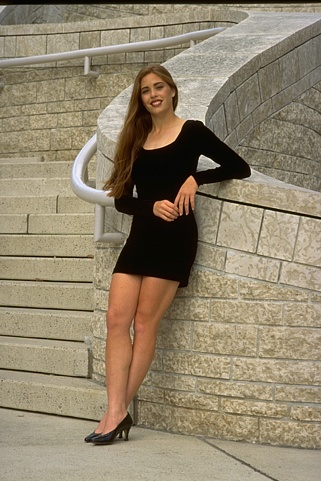
#> input picture images/girl.jpeg, 321 x 481 px, given in place of girl.png, which was not available
$ python project.py
#> lines starting #> are read from the running program, lines starting #| are printed output that depends on the picture; pictures that were not available may be replaced by others from this repository, and a replacement may not be noted
import cv2
import numpy as np
import matplotlib.pyplot as plt
from skimage.metrics import peak_signal_noise_ratio as psnr
from skimage.metrics import structural_similarity as ssim

# Loading the noisy image
image = cv2.imread('F:\computer Vision\images\girl.png', 0)
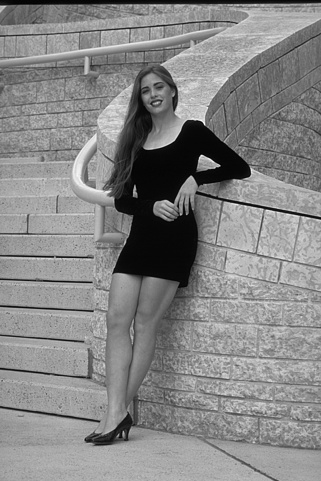
#> image: shape (481, 321); min 0, max 255, mean 133.5

# Display the original noisy image
plt.figure(figsize=(12, 6))
plt.subplot(2, 3, 1)
plt.imshow(image, cmap='gray')
plt.title('Original Noisy Image')

# 1. Spatial Domain Filtering (Median Filter)
median_filtered_image = cv2.medianBlur(image, 5)
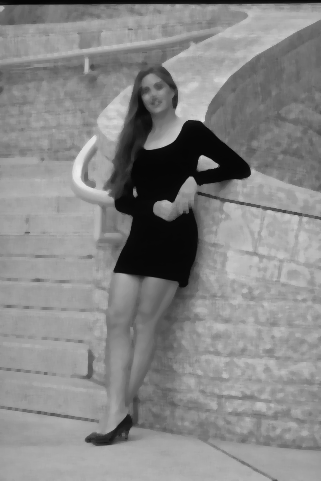
#> median_filtered_image: shape (481, 321); min 4, max 236, mean 134.5

plt.subplot(2, 3, 2)
plt.imshow(median_filtered_image, cmap='gray')
plt.title('Median Filtered (Spatial)')


# 2. Frequency Domain Filtering (Fourier Transform)
# Apply Fourier Transform to the image
dft = cv2.dft(np.float32(image), flags=cv2.DFT_COMPLEX_OUTPUT)
'''
np.fft.fftshift() re-centers the frequency components by:
Moving the low-frequency components to the center of the image.
Moving the high-frequency components to the edges.
'''
dft_shift = np.fft.fftshift(dft)

# Create a mask to filter out high frequencies (i.e., noise)
rows, cols = image.shape
#> rows = 481; cols = 321
crow, ccol = rows // 2, cols // 2
#> crow = 240; ccol = 160
mask = np.zeros((rows, cols, 2), np.uint8)       # 2 represent the complex no. for the real and imagenery part.
r = 30  # Radius of the mask to keep low frequencies
mask[crow-r:crow+r, ccol-r:ccol+r] = 1

# Apply mask and inverse DFT
fshift = dft_shift * mask
f_ishift = np.fft.ifftshift(fshift)
img_back = cv2.idft(f_ishift)
img_back = cv2.magnitude(img_back[:, :, 0], img_back[:, :, 1])
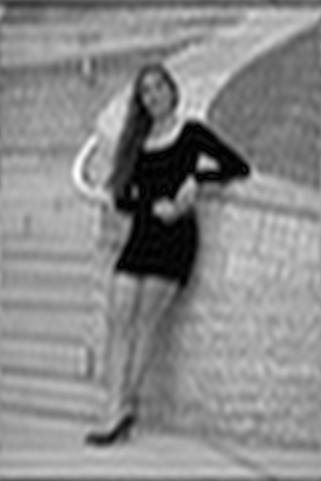
#> img_back: shape (481, 321) float32; min 2995.8, max 38132436, mean 20628608; drawn with min black and max white

# Normalize the result
img_back = cv2.normalize(img_back, None, 0, 255, cv2.NORM_MINMAX)
img_back = np.uint8(img_back)

plt.subplot(2, 3, 3)
plt.imshow(img_back, cmap='gray')
plt.title('Filtered (Frequency Domain)')

# 3. Quantitative Comparison

# Calculate PSNR for both methods
psnr_median = psnr(image, median_filtered_image)
#> psnr_median = 24.04
psnr_frequency = psnr(image, img_back)
#> psnr_frequency = 21.29

# Calculate SSIM for both methods
ssim_median, _ = ssim(image, median_filtered_image, full=True)
#> ssim_median = 0.585
ssim_frequency, _ = ssim(image, img_back, full=True)
#> ssim_frequency = 0.398

# Display the results on the images

# Add PSNR and SSIM on the Median Filter image
plt.subplot(2, 3, 2)
plt.imshow(median_filtered_image, cmap='gray')
plt.title(f'Median Filtered (Spatial)\nPSNR: {psnr_median:.2f}, SSIM: {ssim_median:.4f}')
plt.axis('off')

# Add PSNR and SSIM on the Frequency Filter image
plt.subplot(2, 3, 3)
plt.imshow(img_back, cmap='gray')
plt.title(f'Frequency Domain Filtered\nPSNR: {psnr_frequency:.2f}, SSIM: {ssim_frequency:.4f}')
plt.axis('off')

# 4. Graphical Comparison

# Data for bar plots
labels = ['Median Filter', 'Frequency Filter']
psnr_values = [psnr_median, psnr_frequency]
#> psnr_values = [24.04, 21.29]
ssim_values = [ssim_median, ssim_frequency]
#> ssim_values = [0.585, 0.398]

# Create a new figure for the bar charts
plt.figure(figsize=(10, 5))

# Bar plot for PSNR
plt.subplot(1, 2, 1)
plt.bar(labels, psnr_values, color=['blue', 'green'])
plt.title('PSNR Comparison')
plt.ylabel('PSNR Value')

# Bar plot for SSIM
plt.subplot(1, 2, 2)
plt.bar(labels, ssim_values, color=['blue', 'green'])
plt.title('SSIM Comparison')
plt.ylabel('SSIM Value')

# Display the bar charts
plt.tight_layout()
plt.show()
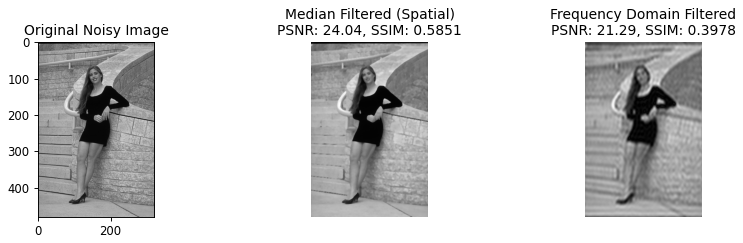
#> figure drawn by matplotlib, 3 panels
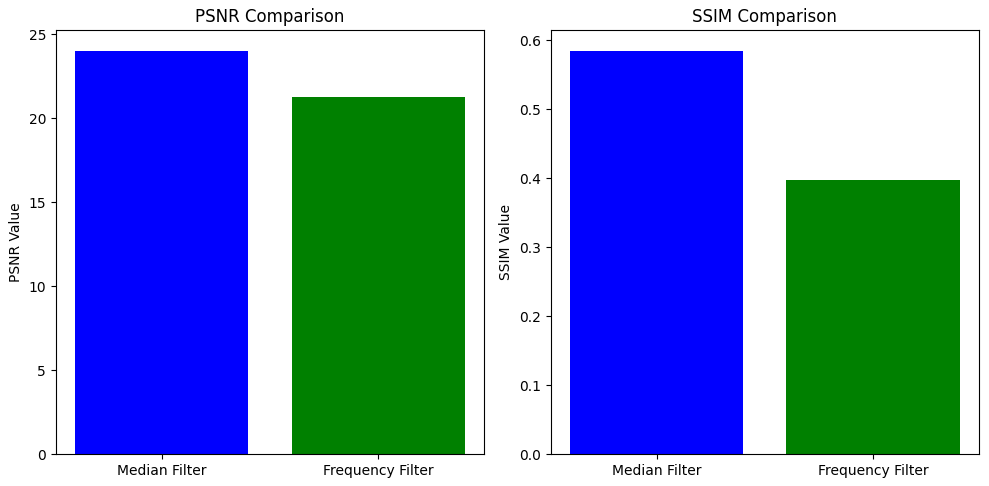
#> figure drawn by matplotlib, 2 panels

# Display the quantitative metrics in the console
print("Quantitative Comparison:")
print(f"PSNR (Median Filter): {psnr_median:.2f}")
#| PSNR (Median Filter): 24.04
print(f"PSNR (Frequency Domain Filter): {psnr_frequency:.2f}")
#| PSNR (Frequency Domain Filter): 21.29
print(f"SSIM (Median Filter): {ssim_median:.4f}")
#| SSIM (Median Filter): 0.5851
print(f"SSIM (Frequency Domain Filter): {ssim_frequency:.4f}")
#| SSIM (Frequency Domain Filter): 0.3978

$ run again, with images/Noise_salt_and_pepper.png saved as images/girl.jpeg
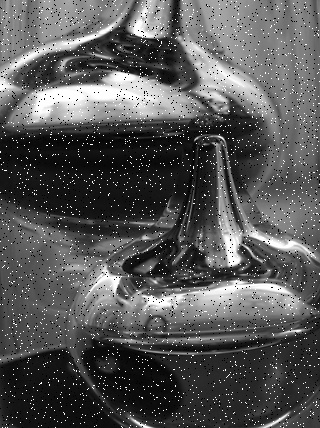
#> input picture images/Noise_salt_and_pepper.png, 320 x 428 px, given in place of girl.png, which was not available
#> image is the input picture: shape (428, 320); min 0, max 255, mean 86.8
#> `img_back = cv2.magnitude(img_back[:, :, 0], img_back[:, :, 1])`:
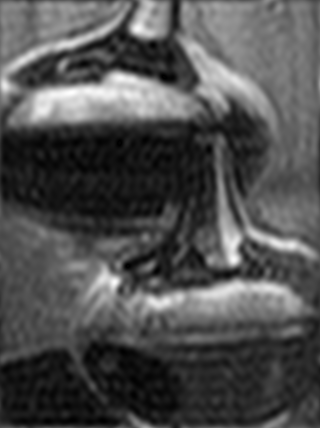
#> img_back: shape (428, 320) float32; min 29200.4, max 37805408, mean 11897789; drawn with min black and max white
#> psnr_median = 17.58
#> psnr_frequency = 17.01
#> ssim_median = 0.333
#> ssim_frequency = 0.263
#> psnr_values = [17.58, 17.01]
#> ssim_values = [0.333, 0.263]
#> `plt.show()`:
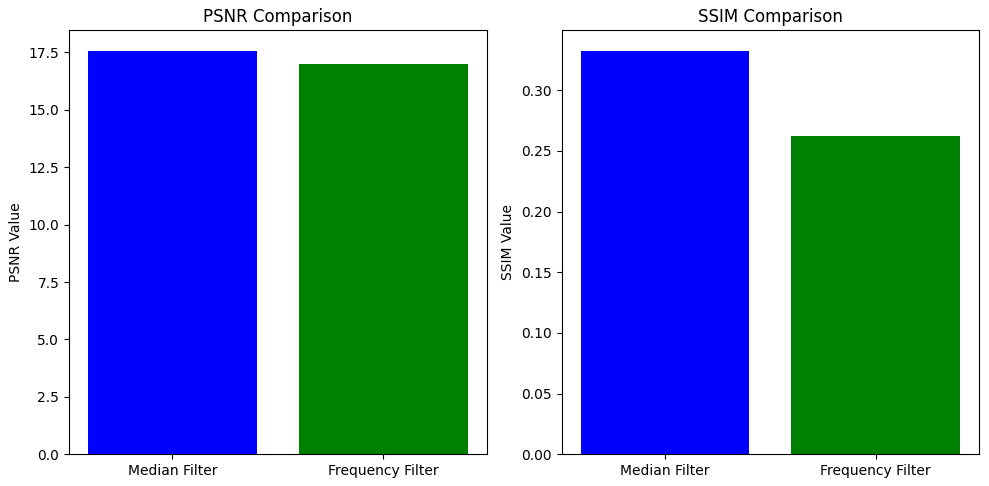
#> figure drawn by matplotlib, 2 panels
#| PSNR (Median Filter): 17.58
#| PSNR (Frequency Domain Filter): 17.01
#| SSIM (Median Filter): 0.3327
#| SSIM (Frequency Domain Filter): 0.2627

$ run again, with images/elbert.jfif saved as images/girl.jpeg
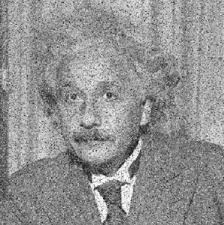
#> input picture images/elbert.jfif, 224 x 225 px, given in place of girl.png, which was not available
#> image is the input picture: shape (225, 224); min 10, max 255, mean 145.6
#> `img_back = cv2.magnitude(img_back[:, :, 0], img_back[:, :, 1])`:
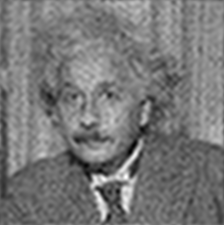
#> img_back: shape (225, 224) float32; min 1831125.8, max 13458067, mean 7337308.5; drawn with min black and max white
#> psnr_median = 21.88
#> psnr_frequency = 17.88
#> ssim_median = 0.351
#> ssim_frequency = 0.418
#> psnr_values = [21.88, 17.88]
#> ssim_values = [0.351, 0.418]
#> `plt.show()`:
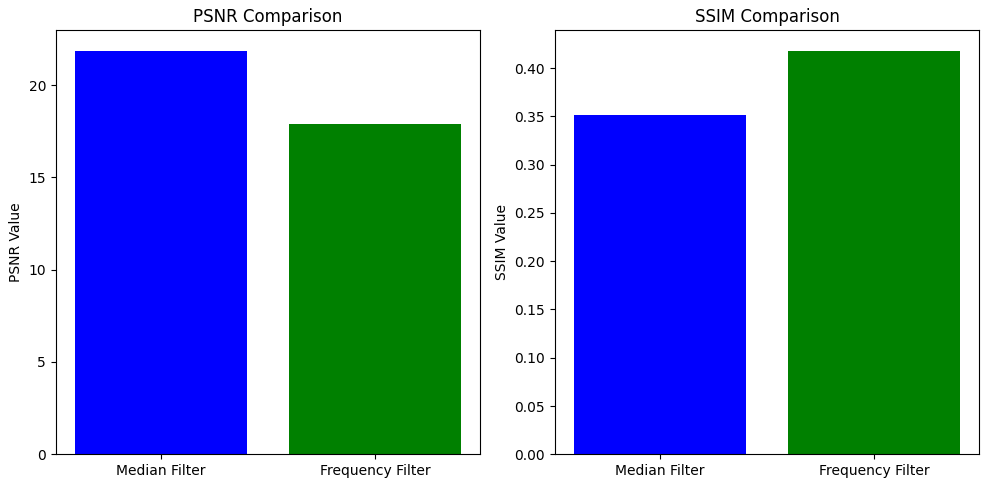
#> figure drawn by matplotlib, 2 panels
#| PSNR (Median Filter): 21.88
#| PSNR (Frequency Domain Filter): 17.88
#| SSIM (Median Filter): 0.3511
#| SSIM (Frequency Domain Filter): 0.4183
